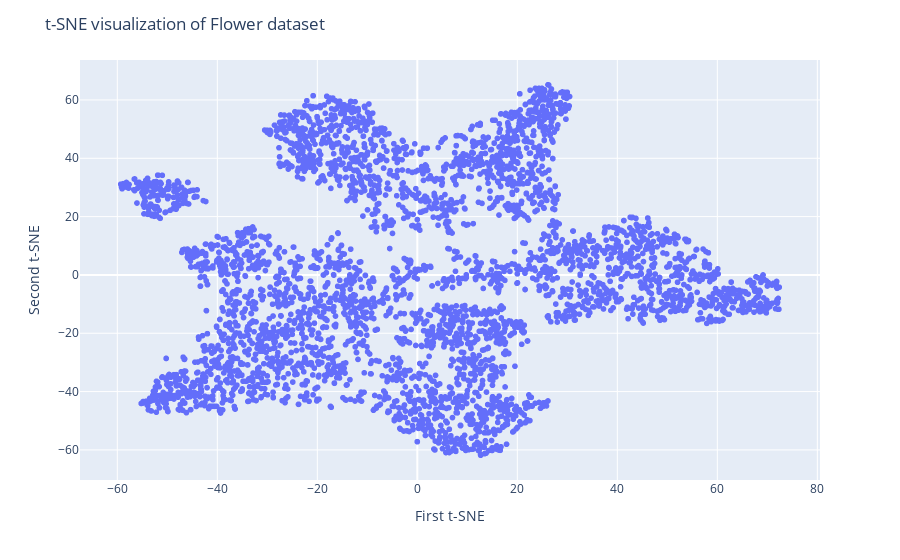

Here is the notebook cell this chart was saved with:
### Code cell
fig = px.scatter(x=x_tsne[:, 0], y=x_tsne[:, 1])
fig.update_layout(
    title="t-SNE visualization of Flower dataset",
    xaxis_title="First t-SNE",
    yaxis_title="Second t-SNE",
)
fig.show()

### Figure 1 — Plotly figure (JSON) as saved in the notebook; plotly's stock layout.template omitted (floating-point values rounded to 4 significant figures; data arrays with more than 128 entries replaced by an {"elided": "..."} marker saying what was removed)
{"data": [{"hovertemplate": "x=%{x}<br>y=%{y}<extra></extra>", "legendgroup": "", "marker": {"color": "#636efa", "symbol": "circle"}, "mode": "markers", "name": "", "showlegend": false, "type": "scattergl", "x": {"elided": "4336 float values"}, "xaxis": "x", "y": {"elided": "4336 float values"}, "yaxis": "y"}], "layout": {"legend": {"tracegroupgap": 0}, "margin": {"t": 60}, "title": {"text": "t-SNE visualization of Flower dataset"}, "xaxis": {"anchor": "y", "domain": [0, 1], "title": {"text": "First t-SNE"}}, "yaxis": {"anchor": "x", "domain": [0, 1], "title": {"text": "Second t-SNE"}}}}
